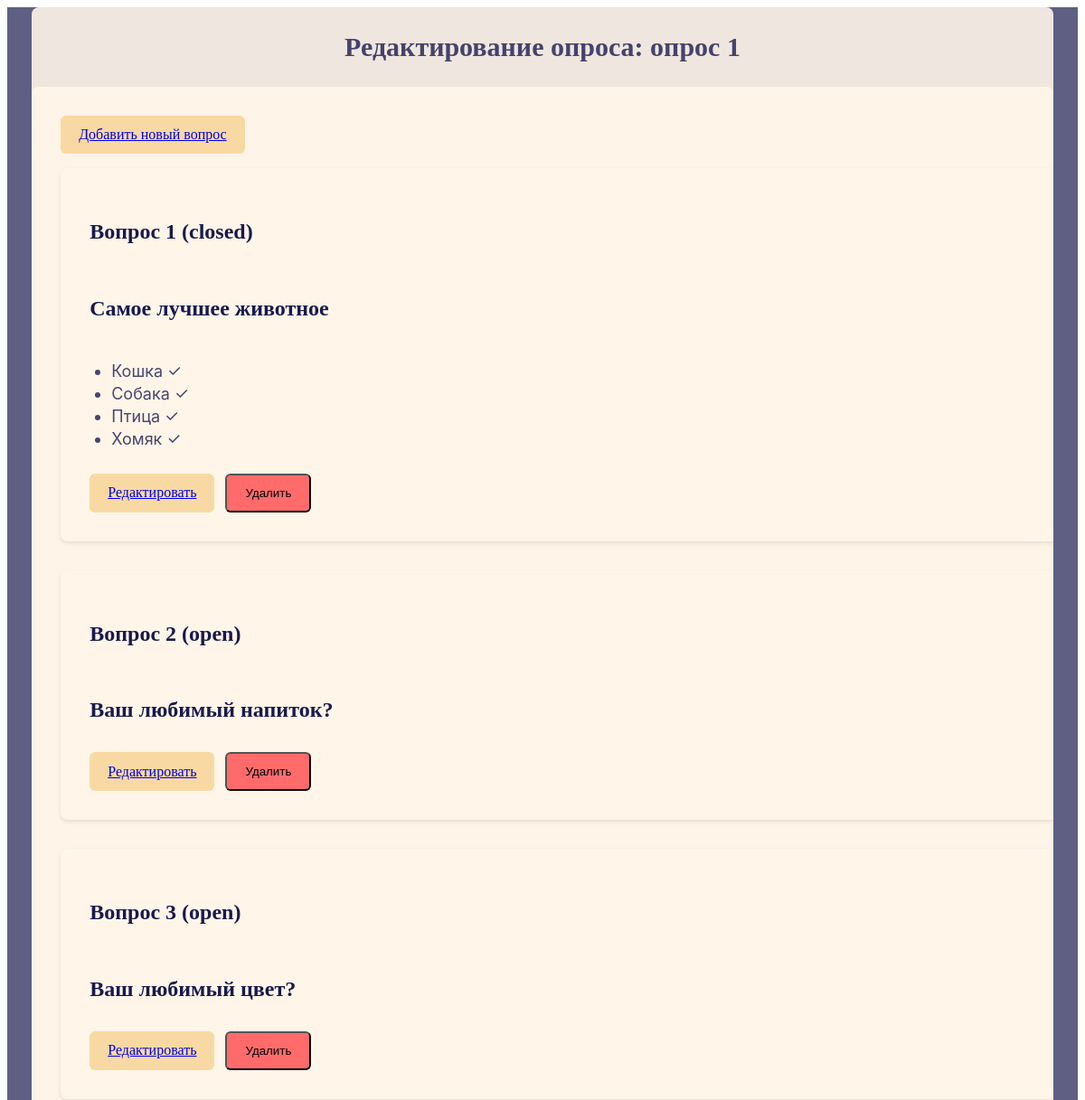
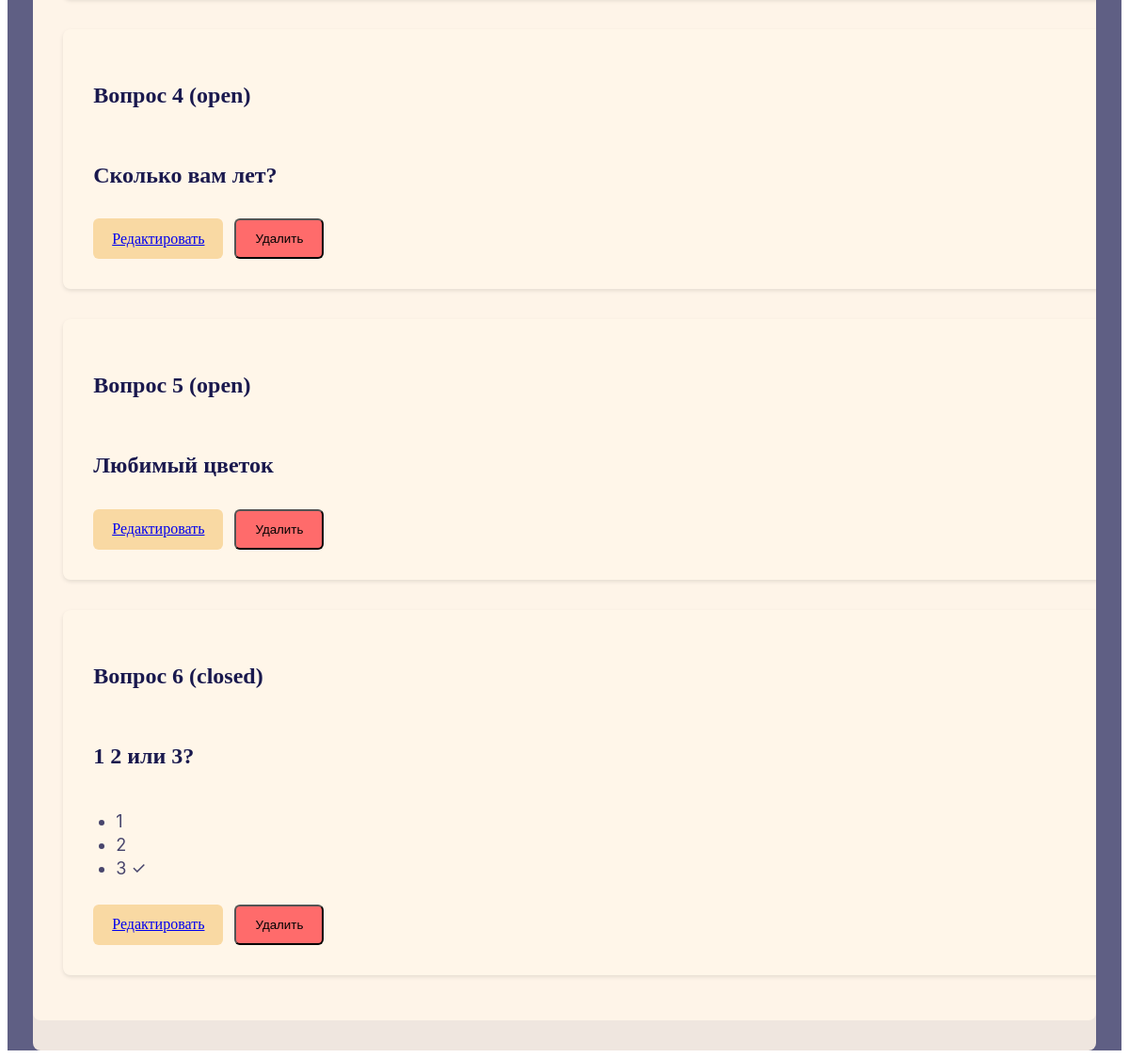
The page /edit_survey/1 (signed in) on the database its author committed (2 pictures, top to bottom).
### models.py (models this page shows)
class Poll(db.Model):
    __tablename__ = 'polls'
    id = db.Column(db.Integer, primary_key=True)
    title = db.Column(db.String(255), nullable=False)
    user_id = db.Column(db.Integer, db.ForeignKey('users.id'), nullable=False)
    entry_code = db.Column(db.String(6), unique=True)
    is_active = db.Column(db.Boolean, default=False)
    current_question_index = db.Column(db.Integer, default=0)  # Индекс текущего вопроса
    questions = db.relationship('Question', backref='poll', lazy='dynamic')  # Changed to dynamic
    created_at = db.Column(db.DateTime, default=datetime.utcnow)  # Добавляем время создания опроса

class Question(db.Model):
    __tablename__ = 'questions'
    id = db.Column(db.Integer, primary_key=True)
    text = db.Column(db.String(255), nullable=False)
    type = db.Column(db.String(50), nullable=False)
    poll_id = db.Column(db.Integer, db.ForeignKey('polls.id'), nullable=False)
    order = db.Column(db.Integer, nullable=False)
    is_closed = db.Column(db.Boolean, default=False) # Добавляем флаг для закрытия вопроса
    options = db.relationship('Option', backref='question', lazy=True)
    answers = db.relationship('UserAnswer', backref='question', lazy=True)

class Option(db.Model):
    __tablename__ = 'options'
    id = db.Column(db.Integer, primary_key=True)
    text = db.Column(db.String(100), nullable=False)
    correct = db.Column(db.Boolean, default=False)  # For closed questions (optional)
    question_id = db.Column(db.Integer, db.ForeignKey('questions.id'), nullable=False)
    votes = db.Column(db.Integer, default=0) #Not use in this version

### app.py (the view)
@app.route('/edit_survey/<int:poll_id>')
@login_required
def edit_survey(poll_id):
    poll = Poll.query.get_or_404(poll_id)
    if poll.user_id != current_user.id:
        return "Unauthorized", 403
    session['current_poll_id'] = poll_id
    questions = poll.questions.order_by(Question.order).all()
    return render_template('edit_survey.html',
                           poll=poll,
                           questions=questions)

### app.py (called while the page is built)
@login_manager.user_loader
def load_user(user_id):
    return User.query.get(int(user_id))

### templates/edit_survey.html (shortened to what this page needs)
<!DOCTYPE html>
<html lang="ru">
<head>
    <link rel="stylesheet" href="{{ url_for('static', filename='style.css') }}">
    <link rel="stylesheet" href="{{ url_for('static', filename='edit_survey.css') }}">
</head>
<body>
    <div class="edit-survey-container">
        <div class="edit-survey-desktop">
            <span class="edit-survey-title">Редактирование опроса: {{ poll.title }}</span>
            <div class="edit-survey-list">
                <div class="controls-container">
                    <a href="{{ url_for('choose_question') }}" class="edit-survey-button">
                        Добавить новый вопрос
                    </a>
                </div>
                {% for question in questions %}
                <div class="question-item">
                    <h3 class="question-text">Вопрос {{ loop.index }} ({{ question.type }})</h3>
                    <p class="question-text">{{ question.text }}</p>
                    {% if question.type == 'closed' %}
                    <ul class="options-list">
                        {% for option in question.options %}
                        <li class="option-item">
                            {{ option.text }}
                            {% if option.correct %}<span class="correct-mark">✓</span>{% endif %}
                        </li>
                        {% endfor %}
                    </ul>
                    {% endif %}
                    <div class="controls-container">
                        <a href="{{ url_for('edit_question', question_id=question.id) }}"
                           class="edit-survey-button">
                            Редактировать
                        </a>
                        <form method="POST"
                              action="{{ url_for('delete_question', question_id=question.id) }}">
                            <button type="submit" class="edit-survey-button delete">
                                Удалить
                            </button>
                        </form>
                    </div>
                </div>
                {% else %}
                <div class="question-item">
                    <p class="question-text">Нет вопросов в опросе</p>
                </div>
                {% endfor %}
            </div>
        </div>
    </div>
</body>
</html>

### static/style.css (style rules this page uses)
:root { --dl-size-size-large: 144px; --dl-size-size-small: 48px; --dl-size-size-medium: 96px; --dl-size-size-xlarge: 192px; --dl-size-size-xsmall: 16px; --dl-space-space-unit: 16px; --dl-size-size-xxlarge: 288px; --dl-color-wfbase-white: rgba(255, 255, 255, 1); --dl-size-size-maxwidth: 1400px; --dl-color-theme-accent1: #FFFFFF; --dl-color-theme-accent2: #F5D1B0; --dl-radius-radius-round: 50%; --dl-color-theme-primary1: #BF4408; --dl-color-theme-primary2: #E65103; --dl-space-space-halfunit: 8px; --dl-space-space-sixunits: 96px; --dl-space-space-twounits: 32px; --dl-radius-radius-radius2: 2px; --dl-radius-radius-radius4: 4px; --dl-radius-radius-radius8: 8px; --dl-space-space-fiveunits: 80px; --dl-space-space-fourunits: 64px; --dl-color-theme-secondary1: #FFFFFF; --dl-color-theme-secondary2: #FBF1EB; --dl-space-space-threeunits: 48px; --dl-color-theme-neutral-dark: #191818; --dl-radius-radius-cardradius: 8px; --dl-color-theme-neutral-light: #FBFAF9; --dl-radius-radius-imageradius: 8px; --dl-radius-radius-inputradius: 24px; --dl-radius-radius-buttonradius: 24px; --dl-space-space-oneandhalfunits: 24px; }

### static/edit_survey.css (style rules this page uses)
.edit-survey-container { width: 100%; display: flex; min-height: 100vh; align-items: center; justify-content: center; flex-direction: column; background-image: url('../static/public/external/rectangle264036-mock-3000w.png'); background-size: cover; background-position: center; background-repeat: no-repeat; background-color: var(--dl-color-wfbase-white); }
.edit-survey-desktop { width: 90%; max-width: 1200px; display: flex; flex-direction: column; align-items: center; padding: 32px; border-radius: 8px; background-color: rgba(255, 246, 233, 0.9); }
.edit-survey-title { color: rgba(26, 25, 78, 0.8); font-size: 30px; font-style: Bold; text-align: center; font-family: Playfair Display; font-weight: 700; line-height: 24px; margin-bottom: 32px; }
.edit-survey-list { width: 100%; display: flex; flex-direction: column; gap: 16px; padding: 32px; border-radius: 8px; background-color: rgba(255, 246, 233, 0.9); overflow-y: auto; }
.question-item { gap: 16px; width: 100%; min-height: 148px; display: flex; padding: 32px; align-self: stretch; align-items: flex-start; border-radius: 8px; flex-direction: column; background-color: rgba(255, 246, 233, 1); margin-bottom: 16px; box-shadow: 0 2px 4px rgba(0,0,0,0.1); }
.question-text { color: rgba(26, 25, 78, 1); width: 100%; font-size: 24px; font-style: Bold; text-align: left; font-family: Playfair Display; font-weight: 700; line-height: 1.2; margin-bottom: 16px; }
.options-list { padding-left: 24px; margin: 8px 0; }
.option-item { color: rgba(26, 25, 78, 0.8); font-size: 18px; font-family: Inter; margin: 4px 0; }
.controls-container { display: flex; gap: 12px; margin-top: auto; }
.edit-survey-button { gap: 8px; display: flex; padding: 12px 20px; align-items: center; border-radius: 6px; justify-content: center; background-color: rgba(249, 217, 163, 1); transition: all 0.3s ease; }
.edit-survey-button.delete { background-color: #ff6b6b; }

### rows shown on the page
Poll: title "опрос 1"
Question: type "closed", text "Самое лучшее животное"
Option: text "Кошка"
Option: text "Собака"
Option: text "Птица"
Option: text "Хомяк"
Question: type "open", text "Ваш любимый напиток?"
Question: type "open", text "Ваш любимый цвет?"
Question: type "open", text "Сколько вам лет?"
Question: type "open", text "Любимый цветок"
Question: type "closed", text "1 2 или 3?"
Option: text "1"
Option: text "2"
Option: text "3"
